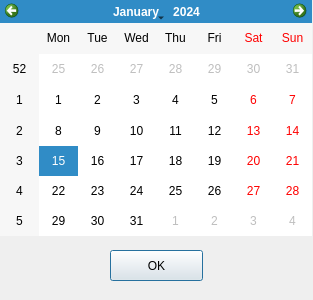
<?xml version="1.0" encoding="UTF-8"?>
<ui version="4.0">
 <class>Date_k</class>
 <widget class="QDialog" name="Date_k">
  <property name="geometry">
   <rect>
    <x>0</x>
    <y>0</y>
    <width>313</width>
    <height>300</height>
   </rect>
  </property>
  <property name="windowTitle">
   <string>Dialog</string>
  </property>
  <widget class="QCalendarWidget" name="calendarWidget">
   <property name="geometry">
    <rect>
     <x>0</x>
     <y>0</y>
     <width>312</width>
     <height>236</height>
    </rect>
   </property>
  </widget>
  <widget class="QPushButton" name="pushButton">
   <property name="geometry">
    <rect>
     <x>110</x>
     <y>250</y>
     <width>93</width>
     <height>31</height>
    </rect>
   </property>
   <property name="text">
    <string>OK</string>
   </property>
  </widget>
 </widget>
 <resources/>
 <connections/>
</ui>
